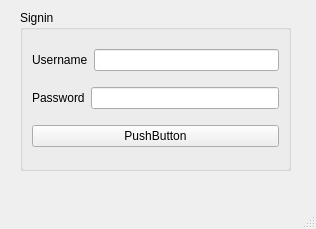
<?xml version="1.0" encoding="UTF-8"?>
<ui version="4.0">
 <class>MainWindow</class>
 <widget class="QMainWindow" name="MainWindow">
  <property name="geometry">
   <rect>
    <x>0</x>
    <y>0</y>
    <width>316</width>
    <height>229</height>
   </rect>
  </property>
  <property name="windowTitle">
   <string>MainWindow</string>
  </property>
  <widget class="QWidget" name="centralwidget">
   <widget class="QGroupBox" name="groupBox">
    <property name="geometry">
     <rect>
      <x>20</x>
      <y>10</y>
      <width>271</width>
      <height>161</height>
     </rect>
    </property>
    <property name="title">
     <string>Signin</string>
    </property>
    <layout class="QVBoxLayout" name="verticalLayout">
     <item>
      <layout class="QHBoxLayout" name="horizontalLayout">
       <item>
        <widget class="QLabel" name="label">
         <property name="text">
          <string>Username</string>
         </property>
        </widget>
       </item>
       <item>
        <widget class="QLineEdit" name="lineEdit"/>
       </item>
      </layout>
     </item>
     <item>
      <layout class="QHBoxLayout" name="horizontalLayout_2">
       <item>
        <widget class="QLabel" name="label_2">
         <property name="text">
          <string>Password</string>
         </property>
        </widget>
       </item>
       <item>
        <widget class="QLineEdit" name="lineEdit_2"/>
       </item>
      </layout>
     </item>
     <item>
      <widget class="QPushButton" name="pushButton">
       <property name="text">
        <string>PushButton</string>
       </property>
      </widget>
     </item>
    </layout>
   </widget>
  </widget>
  <widget class="QMenuBar" name="menubar">
   <property name="geometry">
    <rect>
     <x>0</x>
     <y>0</y>
     <width>316</width>
     <height>22</height>
    </rect>
   </property>
  </widget>
  <widget class="QStatusBar" name="statusbar"/>
 </widget>
 <resources/>
 <connections/>
</ui>
